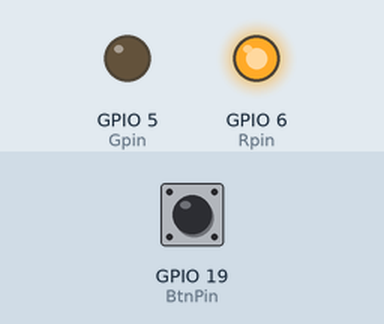
Bench run of a program on a simulated Raspberry Pi (BCM pin numbers). On the bench: output pins drawn as LEDs (lit = HIGH). The inputs (shaded band) are chosen by the test bench; at power-on: GPIO 19 (BtnPin) HIGH.

Above: at 1.2 s.
1.3 s: GPIO 19 (BtnPin) pulled LOW for 0.15 s
At 1.38 s:
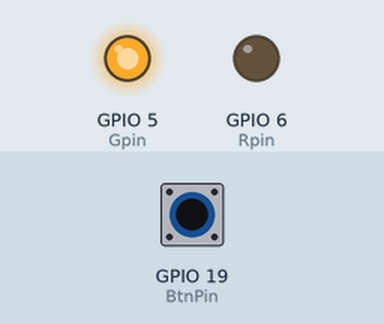
2.9 s: GPIO 19 (BtnPin) pulled LOW for 3.2 s
At 7.3 s:
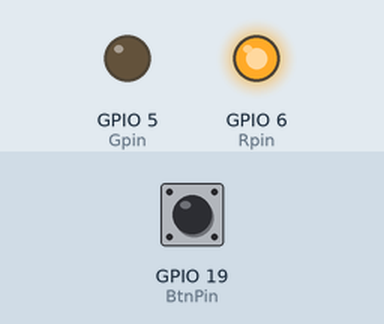
Timing chart, 0 to 8.8 s (numbered marks = the images above; inputs shaded):
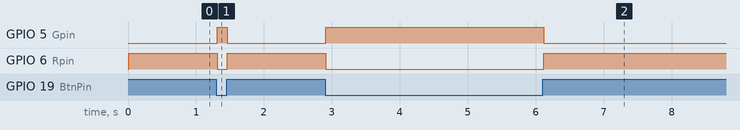

Measured:
- after the input at 1.3 s, GPIO 5 (Gpin): LOW → HIGH at once, → LOW 0.15 s later; GPIO 6 (Rpin): HIGH → LOW at once, → HIGH 0.15 s later
- after the input at 2.9 s, GPIO 5 (Gpin): LOW → HIGH at once, → LOW 3.2 s later; GPIO 6 (Rpin): HIGH → LOW at once, → HIGH 3.2 s later

The program:

button.py
```python
#!/usr/bin/env python
import RPi.GPIO as GPIO
import time

BtnPin = 19
Gpin    = 5
Rpin    = 6

def setup():
    GPIO.setwarnings(False)
    GPIO.setmode(GPIO.BCM)       # Numbers GPIOs by physical location
    GPIO.setup(Gpin, GPIO.OUT)     # Set Green Led Pin mode to output
    GPIO.setup(Rpin, GPIO.OUT)     # Set Red Led Pin mode to output
    GPIO.setup(BtnPin, GPIO.IN, pull_up_down=GPIO.PUD_UP)    # Set BtnPin's mode is input, and pull up to high level(3.3V)


if __name__ == '__main__':     # Program start from here
    setup()
    try:
        while True:
            if GPIO.input(BtnPin) == True:
                time.sleep(0.01)
                if GPIO.input(BtnPin)==True:
                    GPIO.output(Rpin,1)
                    GPIO.output(Gpin,0)
            elif GPIO.input(BtnPin) == False:
                 time.sleep(0.01)
                 if  GPIO.input(BtnPin) == False:
                    while GPIO.input(BtnPin) ==True:
                        pass
                    GPIO.output(Rpin,0)
                    GPIO.output(Gpin,1)
    except KeyboardInterrupt:  # When 'Ctrl+C' is pressed, the child program destroy() will be  executed.
        GPIO.cleanup()
```
